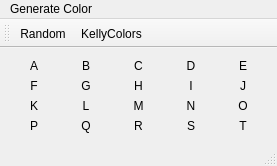
<?xml version="1.0" encoding="UTF-8"?>
<ui version="4.0">
 <class>RandomColorClass</class>
 <widget class="QMainWindow" name="RandomColorClass">
  <property name="geometry">
   <rect>
    <x>0</x>
    <y>0</y>
    <width>277</width>
    <height>155</height>
   </rect>
  </property>
  <property name="windowTitle">
   <string>RandomColor</string>
  </property>
  <widget class="QWidget" name="m_pCentralWidget">
   <layout class="QGridLayout" name="gridLayout">
    <item row="0" column="0">
     <widget class="QLabel" name="m_pLblA">
      <property name="text">
       <string>A</string>
      </property>
      <property name="alignment">
       <set>Qt::AlignCenter</set>
      </property>
     </widget>
    </item>
    <item row="0" column="1">
     <widget class="QLabel" name="m_pLblB">
      <property name="text">
       <string>B</string>
      </property>
      <property name="alignment">
       <set>Qt::AlignCenter</set>
      </property>
     </widget>
    </item>
    <item row="0" column="2">
     <widget class="QLabel" name="m_pLblC">
      <property name="text">
       <string>C</string>
      </property>
      <property name="alignment">
       <set>Qt::AlignCenter</set>
      </property>
     </widget>
    </item>
    <item row="0" column="3">
     <widget class="QLabel" name="m_pLblD">
      <property name="text">
       <string>D</string>
      </property>
      <property name="alignment">
       <set>Qt::AlignCenter</set>
      </property>
     </widget>
    </item>
    <item row="0" column="4">
     <widget class="QLabel" name="m_pLblE">
      <property name="text">
       <string>E</string>
      </property>
      <property name="alignment">
       <set>Qt::AlignCenter</set>
      </property>
     </widget>
    </item>
    <item row="1" column="0">
     <widget class="QLabel" name="m_pLblF">
      <property name="text">
       <string>F</string>
      </property>
      <property name="alignment">
       <set>Qt::AlignCenter</set>
      </property>
     </widget>
    </item>
    <item row="1" column="1">
     <widget class="QLabel" name="m_pLblG">
      <property name="text">
       <string>G</string>
      </property>
      <property name="alignment">
       <set>Qt::AlignCenter</set>
      </property>
     </widget>
    </item>
    <item row="1" column="2">
     <widget class="QLabel" name="m_pLblH">
      <property name="text">
       <string>H</string>
      </property>
      <property name="alignment">
       <set>Qt::AlignCenter</set>
      </property>
     </widget>
    </item>
    <item row="1" column="3">
     <widget class="QLabel" name="m_pLblI">
      <property name="text">
       <string>I</string>
      </property>
      <property name="alignment">
       <set>Qt::AlignCenter</set>
      </property>
     </widget>
    </item>
    <item row="1" column="4">
     <widget class="QLabel" name="m_pLblJ">
      <property name="text">
       <string>J</string>
      </property>
      <property name="alignment">
       <set>Qt::AlignCenter</set>
      </property>
     </widget>
    </item>
    <item row="2" column="0">
     <widget class="QLabel" name="m_pLblK">
      <property name="text">
       <string>K</string>
      </property>
      <property name="alignment">
       <set>Qt::AlignCenter</set>
      </property>
     </widget>
    </item>
    <item row="2" column="1">
     <widget class="QLabel" name="m_pLblL">
      <property name="text">
       <string>L</string>
      </property>
      <property name="alignment">
       <set>Qt::AlignCenter</set>
      </property>
     </widget>
    </item>
    <item row="2" column="2">
     <widget class="QLabel" name="m_pLblM">
      <property name="text">
       <string>M</string>
      </property>
      <property name="alignment">
       <set>Qt::AlignCenter</set>
      </property>
     </widget>
    </item>
    <item row="2" column="3">
     <widget class="QLabel" name="m_pLblN">
      <property name="text">
       <string>N</string>
      </property>
      <property name="alignment">
       <set>Qt::AlignCenter</set>
      </property>
     </widget>
    </item>
    <item row="2" column="4">
     <widget class="QLabel" name="m_pLblO">
      <property name="text">
       <string>O</string>
      </property>
      <property name="alignment">
       <set>Qt::AlignCenter</set>
      </property>
     </widget>
    </item>
    <item row="3" column="0">
     <widget class="QLabel" name="m_pLblP">
      <property name="text">
       <string>P</string>
      </property>
      <property name="alignment">
       <set>Qt::AlignCenter</set>
      </property>
     </widget>
    </item>
    <item row="3" column="1">
     <widget class="QLabel" name="m_pLblQ">
      <property name="text">
       <string>Q</string>
      </property>
      <property name="alignment">
       <set>Qt::AlignCenter</set>
      </property>
     </widget>
    </item>
    <item row="3" column="2">
     <widget class="QLabel" name="m_pLblR">
      <property name="text">
       <string>R</string>
      </property>
      <property name="alignment">
       <set>Qt::AlignCenter</set>
      </property>
     </widget>
    </item>
    <item row="3" column="3">
     <widget class="QLabel" name="m_pLblS">
      <property name="text">
       <string>S</string>
      </property>
      <property name="alignment">
       <set>Qt::AlignCenter</set>
      </property>
     </widget>
    </item>
    <item row="3" column="4">
     <widget class="QLabel" name="m_pLblT">
      <property name="text">
       <string>T</string>
      </property>
      <property name="alignment">
       <set>Qt::AlignCenter</set>
      </property>
     </widget>
    </item>
   </layout>
  </widget>
  <widget class="QMenuBar" name="m_pMenuBar">
   <property name="geometry">
    <rect>
     <x>0</x>
     <y>0</y>
     <width>277</width>
     <height>21</height>
    </rect>
   </property>
   <widget class="QMenu" name="menuGenerate_Color">
    <property name="title">
     <string>Generate Color</string>
    </property>
    <addaction name="m_pActionTest"/>
    <addaction name="m_pActionKellyColors"/>
   </widget>
   <addaction name="menuGenerate_Color"/>
  </widget>
  <widget class="QToolBar" name="m_pMainToolBar">
   <property name="iconSize">
    <size>
     <width>16</width>
     <height>16</height>
    </size>
   </property>
   <attribute name="toolBarArea">
    <enum>TopToolBarArea</enum>
   </attribute>
   <attribute name="toolBarBreak">
    <bool>false</bool>
   </attribute>
   <addaction name="m_pActionTest"/>
   <addaction name="m_pActionKellyColors"/>
  </widget>
  <widget class="QStatusBar" name="m_pStatusBar"/>
  <action name="m_pActionTest">
   <property name="icon">
    <iconset resource="randomcolor.qrc">
     <normaloff>:/RandomColor/Icon/random.png</normaloff>:/RandomColor/Icon/random.png</iconset>
   </property>
   <property name="text">
    <string>Random</string>
   </property>
  </action>
  <action name="m_pActionKellyColors">
   <property name="icon">
    <iconset resource="randomcolor.qrc">
     <normaloff>:/RandomColor/Icon/colors.png</normaloff>:/RandomColor/Icon/colors.png</iconset>
   </property>
   <property name="text">
    <string>KellyColors</string>
   </property>
  </action>
 </widget>
 <layoutdefault spacing="6" margin="11"/>
 <resources>
  <include location="randomcolor.qrc"/>
 </resources>
 <connections/>
</ui>
